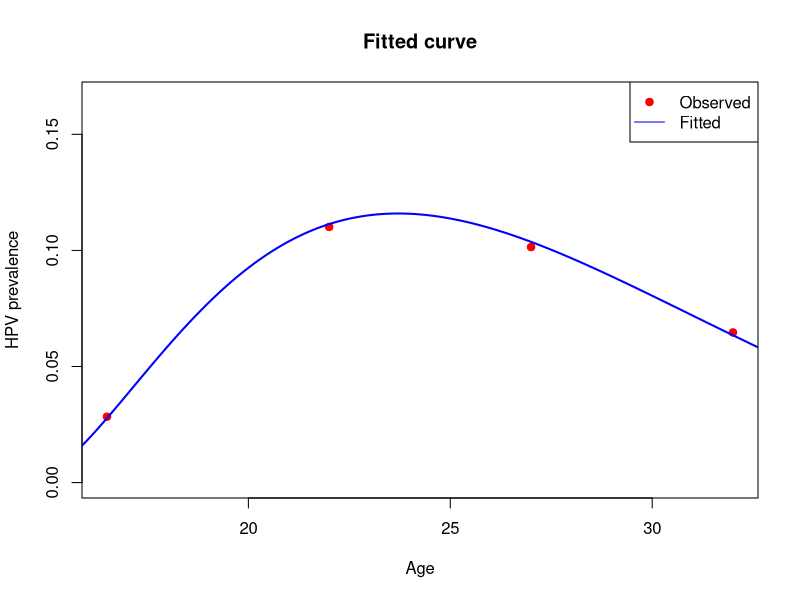

This figure's R source:
x <- c(16.5, 22, 27, 32)               
n_total <- c(740, 445, 414, 433)      
y_infected <- c(24.42, 32.04, 36.43, 30.74)  
y_infected <- round(c(20.61, 49.35, 41.98, 28.25))

x0 <- 14                              
n_power <- 2                         
f_model <- function(x, A, B, C) {
  d <- x - x0
  B + (A * d^n_power - B) * exp(-C * d)
}

neg_log_likelihood <- function(par) {
  A <- par[1]
  B <- par[2]
  C <- par[3]
  
  p <- f_model(x, A, B, C)
  p <- pmax(pmin(p, 1 - 1e-6), 1e-6)  
  
  -sum(y_infected * log(p) + (n_total - y_infected) * log(1 - p))
}

result <- optim(
  par = c(0.01, 0.1, 0.1),       
  fn = neg_log_likelihood,      
  method = "BFGS"
)

cat("A =", result$par[1], "\n")
cat("B =", result$par[2], "\n")
cat("C =", result$par[3], "\n")
curve_x <- seq(14, 35, length.out = 200)
fitted_p <- f_model(curve_x, result$par[1], result$par[2], result$par[3])

plot(x, y_infected / n_total, col = "red", pch = 19,
     ylim = c(0, max(y_infected / n_total, fitted_p) + 0.05),
     xlab = "Age", ylab = "HPV prevalence",
     main = "Fitted curve")
lines(curve_x, fitted_p, col = "blue", lwd = 2)
legend("topright", legend = c("Observed", "Fitted"),
       col = c("red", "blue"), pch = c(19, NA), lty = c(NA, 1))







